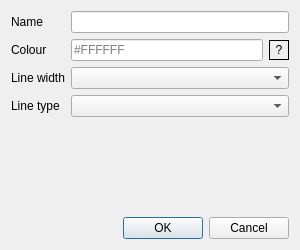
<?xml version="1.0" encoding="UTF-8"?>
<ui version="4.0">
 <class>TT_DialogLayerAdd</class>
 <widget class="QDialog" name="TT_DialogLayerAdd">
  <property name="geometry">
   <rect>
    <x>0</x>
    <y>0</y>
    <width>300</width>
    <height>250</height>
   </rect>
  </property>
  <property name="windowTitle">
   <string>Add a layer</string>
  </property>
  <layout class="QVBoxLayout" name="verticalLayout">
   <item>
    <layout class="QGridLayout" name="gridLayout">
     <item row="0" column="0">
      <widget class="QLabel" name="lb_name">
       <property name="text">
        <string>Name</string>
       </property>
      </widget>
     </item>
     <item row="0" column="1">
      <widget class="QLineEdit" name="le_name"/>
     </item>
     <item row="1" column="0">
      <widget class="QLabel" name="lb_colour">
       <property name="text">
        <string>Colour</string>
       </property>
      </widget>
     </item>
     <item row="1" column="1">
      <layout class="QHBoxLayout" name="horizontalLayout">
       <item>
        <widget class="QLineEdit" name="le_colour">
         <property name="placeholderText">
          <string>#FFFFFF</string>
         </property>
        </widget>
       </item>
       <item>
        <widget class="QLabel" name="lb_colourPreview">
         <property name="minimumSize">
          <size>
           <width>20</width>
           <height>20</height>
          </size>
         </property>
         <property name="maximumSize">
          <size>
           <width>20</width>
           <height>20</height>
          </size>
         </property>
         <property name="frameShape">
          <enum>QFrame::Shape::Box</enum>
         </property>
         <property name="text">
          <string>?</string>
         </property>
         <property name="alignment">
          <set>Qt::AlignmentFlag::AlignCenter</set>
         </property>
        </widget>
       </item>
      </layout>
     </item>
     <item row="2" column="0">
      <widget class="QLabel" name="lb_lineWidth">
       <property name="text">
        <string>Line width</string>
       </property>
      </widget>
     </item>
     <item row="2" column="1">
      <widget class="QComboBox" name="cb_lineWidth"/>
     </item>
     <item row="3" column="0">
      <widget class="QLabel" name="lb_lineType">
       <property name="text">
        <string>Line type</string>
       </property>
      </widget>
     </item>
     <item row="3" column="1">
      <widget class="QComboBox" name="cb_lineType"/>
     </item>
    </layout>
   </item>
   <item>
    <spacer name="verticalSpacer">
     <property name="orientation">
      <enum>Qt::Orientation::Vertical</enum>
     </property>
     <property name="sizeHint" stdset="0">
      <size>
       <width>20</width>
       <height>40</height>
      </size>
     </property>
    </spacer>
   </item>
   <item>
    <widget class="QDialogButtonBox" name="buttonBox">
     <property name="orientation">
      <enum>Qt::Orientation::Horizontal</enum>
     </property>
     <property name="standardButtons">
      <set>QDialogButtonBox::StandardButton::Cancel|QDialogButtonBox::StandardButton::Ok</set>
     </property>
    </widget>
   </item>
  </layout>
 </widget>
 <resources/>
 <connections>
  <connection>
   <sender>buttonBox</sender>
   <signal>accepted()</signal>
   <receiver>TT_DialogLayerAdd</receiver>
   <slot>slot_validateInputs()</slot>
   <hints>
    <hint type="sourcelabel">
     <x>248</x>
     <y>254</y>
    </hint>
    <hint type="destinationlabel">
     <x>157</x>
     <y>274</y>
    </hint>
   </hints>
  </connection>
  <connection>
   <sender>buttonBox</sender>
   <signal>rejected()</signal>
   <receiver>TT_DialogLayerAdd</receiver>
   <slot>reject()</slot>
   <hints>
    <hint type="sourcelabel">
     <x>316</x>
     <y>260</y>
    </hint>
    <hint type="destinationlabel">
     <x>286</x>
     <y>274</y>
    </hint>
   </hints>
  </connection>
  <connection>
   <sender>le_colour</sender>
   <signal>textChanged(QString)</signal>
   <receiver>TT_DialogLayerAdd</receiver>
   <slot>slot_leColourTextChanged()</slot>
   <hints>
    <hint type="sourcelabel">
     <x>176</x>
     <y>57</y>
    </hint>
    <hint type="destinationlabel">
     <x>149</x>
     <y>124</y>
    </hint>
   </hints>
  </connection>
 </connections>
 <slots>
  <slot>slot_leColourTextChanged()</slot>
  <slot>slot_validateInputs()</slot>
 </slots>
</ui>
